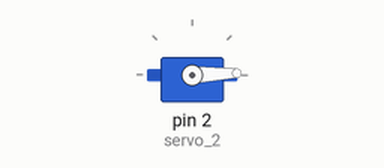
Simulated run of this sketch. Board: Arduino Uno, built with avr-gcc and run on an emulated ATmega328P. On the bench: servo.

Above: at 0.05 s.
At 1.15 s:
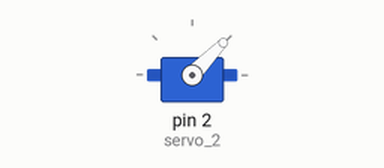
At 2.25 s:
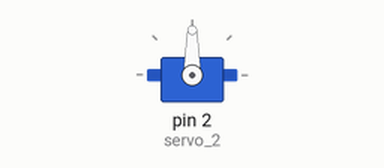
At 4.5 s:
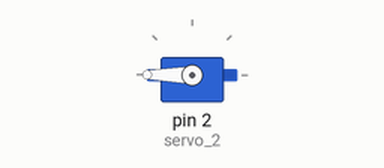
Timing chart, 0 to 5.9 s (numbered marks = the images above):
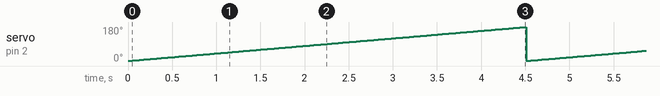

Measured:
- by itself, servo on pin 2 (servo_2): ramps from 1° to 180° and jumps back, once every 4.5 s

The sketch:

Servo_motor_code.ino
```cpp
#include <Servo.h>

int i = 0;

int j = 0;

int pos = 0;

int m = 0;

Servo servo_2;

void setup()
{
  servo_2.attach(2);

}

void loop()
{
  for (pos = 1; pos <= 180; pos += 1) {
    servo_2.write(pos);
    delay(25); // Wait for 25 millisecond(s)
  }
  for (m = 180; m <= 0; m += 1) {
    servo_2.write(pos);
    delay(25); // Wait for 25 millisecond(s)
  }
}
```
